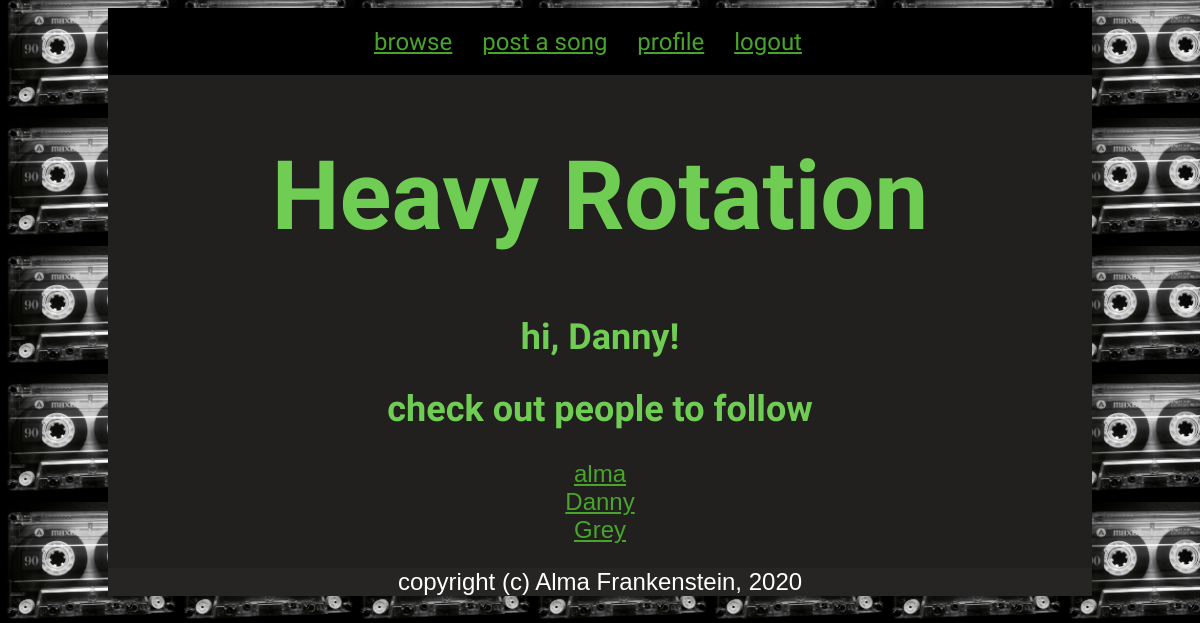
/see_users (signed in), run on the app's committed database.
### models.py (models this page shows, shortened)
class User(UserMixin, db.Model):
    id = db.Column(db.Integer, primary_key=True)  # Column instance creates field
    username = db.Column(db.String(64), index=True, unique=True)
    password_hash = db.Column(db.String(128))
    songs = db.relationship('Song', backref='contributer', lazy='dynamic')
    about_me = db.Column(db.String(140))
    followed = db.relationship(         # many-to-many
        'User', secondary=followers,    # user being followed (left side following right side)
        primaryjoin=(followers.c.follower_id==id),
        secondaryjoin=(followers.c.followed_id==id),
        backref=db.backref('followers', lazy='dynamic'), lazy='dynamic')

### heavy_app.py (the view)
@app.route('/see_users')
@login_required
def see_users():
    users = User.query.all()
    return render_template('see_users.html', users=users)

### models.py (called while the page is built)
@login.user_loader
def load_user(id):
    return User.query.get(int(id))

### templates/see_users.html (shortened to what this page needs)
{% extends "base.html" %}
{% block content %}
<div class="header">
  <a class="link" href="{{ url_for('browse') }}">browse</a>
  <a class="link" href="{{ url_for('index') }}">post a song</a>
  <a class="link" href="{{ url_for('user', username=current_user.username) }}">profile</a>
  <a class="link" href="{{ url_for('logout') }}">logout</a>
</div>
<h1>Heavy Rotation</h2>
<h2>hi, {{ current_user.username }}!</h3>
<h2>check out people to follow</h2>
{% if users %}
{% for user in users %}
<div class="singleUser">
  <a style="color: rgb(72, 165, 44);" href="{{ url_for('user', username=user.username) }}">
{{ user.username }}</a>
{% endfor %}
{% else %}
<h3>no other users yet</h3>
{% endif %}
{% endblock %}

### templates/base.html (style rules this page uses)
body { color: rgb(112, 205, 84); text-align: center; font-family: Arial, Helvetica, sans-serif; font-size: x-large; margin-left: 9%; margin-right: 9%; background-color: #222222; background: repeating-linear-gradient(45deg, #555454 0%, #464545 10%, #494848 0%, #414040 50%) 0 / 15px 15px; background-image: url(../static/cassette.jpg); background-size: 177px 128px; }
.link { padding-right: 1em; color: rgb(72, 165, 44); text-align: center; }
.header { background-color: black; padding-top: 2%; padding-bottom: 2%; font-family: 'Russo One'; }
h2 { font-family: 'Russo One'; }
h1 { color: rgb(112, 205, 84); font-family: 'Russo One', Arial, Helvetica, sans-serif; font-size: 4em; text-decoration: none; -webkit-transition: all 0.5s; -moz-transition: all 0.5s; transition: all 0.5s; -webkit-animation: neon1 1s ease-in-out infinite alternate; -moz-animation: neon1 1s ease-in-out infinite alternate; animation: neon1 1s ease-in-out infinite alternate; }

### data on the page
User: username "Danny"
User: username "alma"
User: username "Grey"
